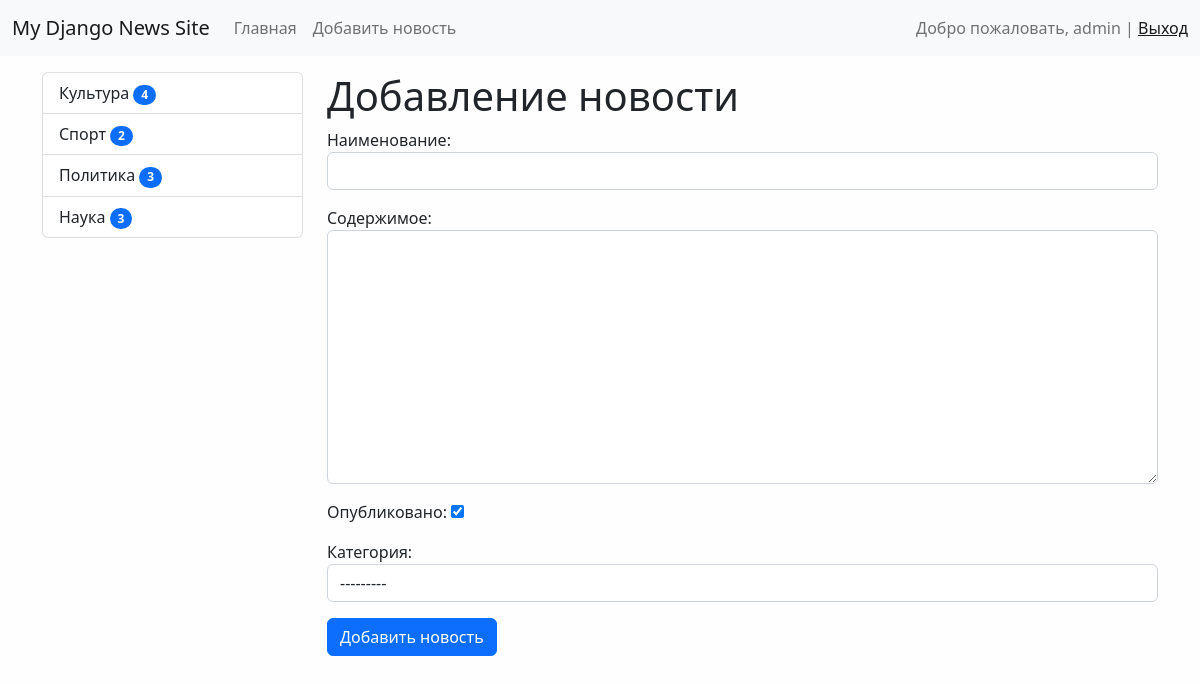
The app's page /news/add-news/ (signed in) with its own data.
### news/models.py (models this page shows)
class Category(models.Model):
    title = models.CharField(max_length=150, db_index=True, verbose_name='наименование категории')
    def get_absolute_url(self):
        return reverse('category', kwargs={'category_id': self.pk})
    def __str__(self):
        return self.title
    class Meta:
        verbose_name = 'категория'
        verbose_name_plural = 'категории'
        ordering = ['title']

### news/views.py (the view)
# urls.py: path('news/add-news/', CreateNews.as_view(), name='add_news'),
class CreateNews(LoginRequiredMixin, CreateView):
    form_class = NewsForm
    template_name = 'news/add_news.html'
    login_url = '/admin/'

### news/forms.py (shortened to what this page needs)
class NewsForm(forms.ModelForm):
    class Meta:
        model = News
        fields = ['title', 'content', 'is_published', 'category']
        widgets = {
            'title': forms.TextInput(attrs={'class': 'form-control'}),
            'content': forms.Textarea(attrs={'class': 'form-control'}),
            'category': forms.Select(attrs={'class': 'form-control'})
        }

### news/templatetags/news_tags.py (called while the page is built)
@register.inclusion_tag('news/list_categories.html')
def show_categories(arg1='Hello', arg2='world'):
    categories = Category.objects.annotate(cnt=Count('news', filter=F('news__is_published'))).filter(cnt__gt=0)
    return {"categories": categories, 'arg1': arg1,'arg2': arg2}

### news/templates/news/add_news.html (shortened to what this page needs)
{% extends 'base.html' %}
{% block sidebar %}
{% include 'inc/_sidebar.html' %}
{% endblock %}
{% block content %}
<h1>Добавление новости</h1>
<form action="{% url 'add_news' %}" method="post">
    {{ form.as_p }}
    <button type="submit" class="btn btn-primary btn-block">Добавить новость</button>
</form>
{% endblock %}

### templates/inc/_nav.html (shortened to what this page needs)
<nav class="navbar navbar-expand-lg bg-light">
    <div class="container-fluid">
        <a class="navbar-brand" href="{% url 'home' %}">My Django News Site</a>
        <div class="collapse navbar-collapse" id="navbarSupportedContent">
            <ul class="navbar-nav  mb-2 mb-lg-0">
                <li class="nav-item"><a class="nav-link" href="{% url 'home' %}">Главная</a></li>
                {% if request.user.is_authenticated %}
                <li class="nav-item"><a class="nav-link" href="{% url 'add_news' %}">Добавить новость</a></li>
                {% endif %}
            </ul>
        </div>
        <span class="navbar-text">
            {% if request.user.is_authenticated %}
            Добро пожаловать, {{ user.username }} | <a href="{% url 'logout' %}">Выход</a>
            {% else %}
            <a href="{% url 'register' %}">Регистрация</a> | <a href="{% url 'login' %}">Вход</a>
            {% endif %}
        </span>
    </div>
</nav>

### news/templates/news/list_categories.html
<div class="list-group">
    {% for item in categories %}
    <a href="{{ item.get_absolute_url }}" class="list-group-item list-group-item-action">{{ item.title }}
     <span class="badge bg-primary rounded-pill">{{ item.cnt }}</span> </a>
    {% endfor %}
</div>

### mysite/static/css/style.css (style rules this page uses)
body { background-color: #fefefe; }

### records on screen
Category: title "Культура", cnt "4"
Category: title "Спорт", cnt "2"
Category: title "Политика", cnt "3"
Category: title "Наука", cnt "3"

### other values on screen
{{ user.username }} "admin"
